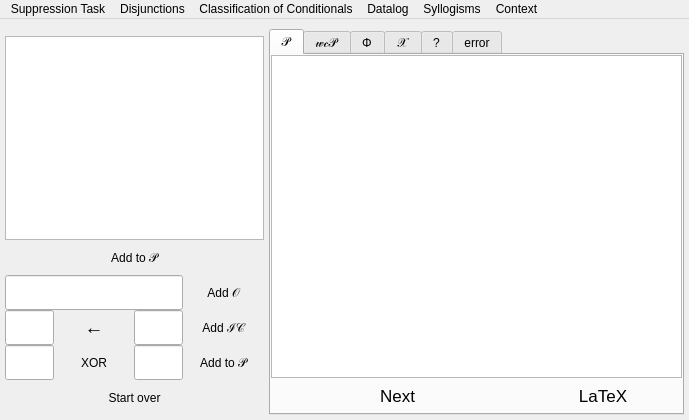
<?xml version="1.0" encoding="UTF-8"?>
<ui version="4.0">
 <class>MainWindow</class>
 <widget class="QMainWindow" name="MainWindow">
  <property name="enabled">
   <bool>true</bool>
  </property>
  <property name="geometry">
   <rect>
    <x>0</x>
    <y>0</y>
    <width>689</width>
    <height>420</height>
   </rect>
  </property>
  <property name="sizePolicy">
   <sizepolicy hsizetype="Expanding" vsizetype="Expanding">
    <horstretch>0</horstretch>
    <verstretch>0</verstretch>
   </sizepolicy>
  </property>
  <property name="minimumSize">
   <size>
    <width>530</width>
    <height>420</height>
   </size>
  </property>
  <property name="windowTitle">
   <string>WCS Reasoner</string>
  </property>
  <property name="tabShape">
   <enum>QTabWidget::Rounded</enum>
  </property>
  <property name="unifiedTitleAndToolBarOnMac">
   <bool>true</bool>
  </property>
  <widget class="QWidget" name="centralwidget">
   <property name="sizePolicy">
    <sizepolicy hsizetype="Expanding" vsizetype="Expanding">
     <horstretch>0</horstretch>
     <verstretch>0</verstretch>
    </sizepolicy>
   </property>
   <property name="minimumSize">
    <size>
     <width>400</width>
     <height>397</height>
    </size>
   </property>
   <layout class="QHBoxLayout" name="horizontalLayout" stretch="5,8">
    <property name="spacing">
     <number>5</number>
    </property>
    <property name="leftMargin">
     <number>5</number>
    </property>
    <property name="topMargin">
     <number>10</number>
    </property>
    <property name="rightMargin">
     <number>5</number>
    </property>
    <property name="bottomMargin">
     <number>5</number>
    </property>
    <item>
     <layout class="QGridLayout" name="gridLayout">
      <property name="topMargin">
       <number>7</number>
      </property>
      <property name="spacing">
       <number>0</number>
      </property>
      <item row="4" column="0" colspan="3">
       <widget class="QLineEdit" name="observation_line_edit">
        <property name="sizePolicy">
         <sizepolicy hsizetype="MinimumExpanding" vsizetype="Fixed">
          <horstretch>0</horstretch>
          <verstretch>0</verstretch>
         </sizepolicy>
        </property>
        <property name="minimumSize">
         <size>
          <width>0</width>
          <height>35</height>
         </size>
        </property>
        <property name="font">
         <font>
          <pointsize>14</pointsize>
         </font>
        </property>
       </widget>
      </item>
      <item row="7" column="2">
       <widget class="QLineEdit" name="disjunction_line_edit_right">
        <property name="sizePolicy">
         <sizepolicy hsizetype="Expanding" vsizetype="Fixed">
          <horstretch>0</horstretch>
          <verstretch>0</verstretch>
         </sizepolicy>
        </property>
        <property name="minimumSize">
         <size>
          <width>10</width>
          <height>35</height>
         </size>
        </property>
        <property name="font">
         <font>
          <pointsize>14</pointsize>
         </font>
        </property>
       </widget>
      </item>
      <item row="5" column="3">
       <widget class="QPushButton" name="input_constraint_button">
        <property name="enabled">
         <bool>true</bool>
        </property>
        <property name="sizePolicy">
         <sizepolicy hsizetype="Expanding" vsizetype="Fixed">
          <horstretch>0</horstretch>
          <verstretch>0</verstretch>
         </sizepolicy>
        </property>
        <property name="minimumSize">
         <size>
          <width>81</width>
          <height>35</height>
         </size>
        </property>
        <property name="toolTip">
         <string>Add intergrity constraint</string>
        </property>
        <property name="text">
         <string>Add ℐ𝒞</string>
        </property>
        <property name="flat">
         <bool>true</bool>
        </property>
       </widget>
      </item>
      <item row="4" column="3">
       <widget class="QPushButton" name="input_observation_button">
        <property name="sizePolicy">
         <sizepolicy hsizetype="Expanding" vsizetype="Fixed">
          <horstretch>0</horstretch>
          <verstretch>0</verstretch>
         </sizepolicy>
        </property>
        <property name="minimumSize">
         <size>
          <width>81</width>
          <height>35</height>
         </size>
        </property>
        <property name="toolTip">
         <string>Add obsevration</string>
        </property>
        <property name="autoFillBackground">
         <bool>true</bool>
        </property>
        <property name="text">
         <string>Add 𝒪</string>
        </property>
        <property name="flat">
         <bool>true</bool>
        </property>
       </widget>
      </item>
      <item row="5" column="0">
       <widget class="QLineEdit" name="constraint_left_head_line_edit">
        <property name="enabled">
         <bool>true</bool>
        </property>
        <property name="sizePolicy">
         <sizepolicy hsizetype="Expanding" vsizetype="Fixed">
          <horstretch>0</horstretch>
          <verstretch>0</verstretch>
         </sizepolicy>
        </property>
        <property name="minimumSize">
         <size>
          <width>10</width>
          <height>35</height>
         </size>
        </property>
        <property name="font">
         <font>
          <pointsize>14</pointsize>
         </font>
        </property>
       </widget>
      </item>
      <item row="9" column="0" colspan="4">
       <widget class="QPushButton" name="clear_program_button">
        <property name="sizePolicy">
         <sizepolicy hsizetype="MinimumExpanding" vsizetype="Fixed">
          <horstretch>0</horstretch>
          <verstretch>0</verstretch>
         </sizepolicy>
        </property>
        <property name="minimumSize">
         <size>
          <width>0</width>
          <height>35</height>
         </size>
        </property>
        <property name="toolTip">
         <string/>
        </property>
        <property name="text">
         <string>Start over</string>
        </property>
        <property name="flat">
         <bool>true</bool>
        </property>
       </widget>
      </item>
      <item row="5" column="2">
       <widget class="QLineEdit" name="constraint_right_body_line_edit">
        <property name="enabled">
         <bool>true</bool>
        </property>
        <property name="sizePolicy">
         <sizepolicy hsizetype="Expanding" vsizetype="Fixed">
          <horstretch>0</horstretch>
          <verstretch>0</verstretch>
         </sizepolicy>
        </property>
        <property name="minimumSize">
         <size>
          <width>10</width>
          <height>35</height>
         </size>
        </property>
        <property name="font">
         <font>
          <pointsize>14</pointsize>
         </font>
        </property>
       </widget>
      </item>
      <item row="7" column="0">
       <widget class="QLineEdit" name="disjunction_line_edit_left">
        <property name="sizePolicy">
         <sizepolicy hsizetype="Expanding" vsizetype="Fixed">
          <horstretch>0</horstretch>
          <verstretch>0</verstretch>
         </sizepolicy>
        </property>
        <property name="minimumSize">
         <size>
          <width>10</width>
          <height>35</height>
         </size>
        </property>
        <property name="font">
         <font>
          <pointsize>14</pointsize>
         </font>
        </property>
       </widget>
      </item>
      <item row="0" column="0" colspan="4">
       <widget class="QPlainTextEdit" name="input_program_text_edit">
        <property name="sizePolicy">
         <sizepolicy hsizetype="MinimumExpanding" vsizetype="Expanding">
          <horstretch>0</horstretch>
          <verstretch>0</verstretch>
         </sizepolicy>
        </property>
        <property name="minimumSize">
         <size>
          <width>0</width>
          <height>0</height>
         </size>
        </property>
        <property name="font">
         <font>
          <pointsize>12</pointsize>
         </font>
        </property>
        <property name="styleSheet">
         <string notr="true"/>
        </property>
        <property name="placeholderText">
         <string/>
        </property>
       </widget>
      </item>
      <item row="7" column="3">
       <widget class="QPushButton" name="input_disjunction_button">
        <property name="sizePolicy">
         <sizepolicy hsizetype="Expanding" vsizetype="Fixed">
          <horstretch>0</horstretch>
          <verstretch>0</verstretch>
         </sizepolicy>
        </property>
        <property name="minimumSize">
         <size>
          <width>81</width>
          <height>35</height>
         </size>
        </property>
        <property name="toolTip">
         <string>Add Disjunction</string>
        </property>
        <property name="text">
         <string>Add to 𝒫</string>
        </property>
        <property name="flat">
         <bool>true</bool>
        </property>
       </widget>
      </item>
      <item row="3" column="0" colspan="4">
       <widget class="QPushButton" name="input_program_button">
        <property name="sizePolicy">
         <sizepolicy hsizetype="Expanding" vsizetype="Fixed">
          <horstretch>0</horstretch>
          <verstretch>0</verstretch>
         </sizepolicy>
        </property>
        <property name="minimumSize">
         <size>
          <width>0</width>
          <height>35</height>
         </size>
        </property>
        <property name="autoFillBackground">
         <bool>true</bool>
        </property>
        <property name="text">
         <string>Add to 𝒫</string>
        </property>
        <property name="flat">
         <bool>true</bool>
        </property>
       </widget>
      </item>
      <item row="7" column="1">
       <widget class="QPushButton" name="exclusive_button">
        <property name="sizePolicy">
         <sizepolicy hsizetype="Minimum" vsizetype="Fixed">
          <horstretch>0</horstretch>
          <verstretch>0</verstretch>
         </sizepolicy>
        </property>
        <property name="minimumSize">
         <size>
          <width>0</width>
          <height>35</height>
         </size>
        </property>
        <property name="text">
         <string>XOR</string>
        </property>
        <property name="checkable">
         <bool>true</bool>
        </property>
        <property name="flat">
         <bool>true</bool>
        </property>
       </widget>
      </item>
      <item row="5" column="1">
       <widget class="QLabel" name="reverse_label_4">
        <property name="enabled">
         <bool>true</bool>
        </property>
        <property name="sizePolicy">
         <sizepolicy hsizetype="Minimum" vsizetype="Fixed">
          <horstretch>0</horstretch>
          <verstretch>0</verstretch>
         </sizepolicy>
        </property>
        <property name="minimumSize">
         <size>
          <width>0</width>
          <height>35</height>
         </size>
        </property>
        <property name="font">
         <font>
          <pointsize>14</pointsize>
         </font>
        </property>
        <property name="text">
         <string>←</string>
        </property>
        <property name="alignment">
         <set>Qt::AlignCenter</set>
        </property>
       </widget>
      </item>
     </layout>
    </item>
    <item>
     <widget class="QTabWidget" name="tabWidget">
      <property name="sizePolicy">
       <sizepolicy hsizetype="MinimumExpanding" vsizetype="Expanding">
        <horstretch>0</horstretch>
        <verstretch>0</verstretch>
       </sizepolicy>
      </property>
      <property name="minimumSize">
       <size>
        <width>0</width>
        <height>0</height>
       </size>
      </property>
      <property name="toolTip">
       <string/>
      </property>
      <property name="currentIndex">
       <number>0</number>
      </property>
      <property name="elideMode">
       <enum>Qt::ElideNone</enum>
      </property>
      <property name="tabsClosable">
       <bool>false</bool>
      </property>
      <widget class="QWidget" name="Ptab">
       <property name="font">
        <font>
         <pointsize>16</pointsize>
        </font>
       </property>
       <attribute name="title">
        <string>𝒫</string>
       </attribute>
       <attribute name="toolTip">
        <string>Program</string>
       </attribute>
       <layout class="QVBoxLayout" name="verticalLayout">
        <property name="spacing">
         <number>0</number>
        </property>
        <property name="leftMargin">
         <number>0</number>
        </property>
        <property name="topMargin">
         <number>0</number>
        </property>
        <property name="rightMargin">
         <number>0</number>
        </property>
        <property name="bottomMargin">
         <number>0</number>
        </property>
        <item>
         <widget class="QTextEdit" name="PTextEdit">
          <property name="sizePolicy">
           <sizepolicy hsizetype="Expanding" vsizetype="Expanding">
            <horstretch>0</horstretch>
            <verstretch>0</verstretch>
           </sizepolicy>
          </property>
          <property name="styleSheet">
           <string notr="true"/>
          </property>
          <property name="readOnly">
           <bool>true</bool>
          </property>
         </widget>
        </item>
        <item>
         <layout class="QHBoxLayout" name="horizontalLayout_2" stretch="8,5">
          <item>
           <widget class="QPushButton" name="to_wc_button">
            <property name="enabled">
             <bool>true</bool>
            </property>
            <property name="sizePolicy">
             <sizepolicy hsizetype="Expanding" vsizetype="Fixed">
              <horstretch>0</horstretch>
              <verstretch>0</verstretch>
             </sizepolicy>
            </property>
            <property name="minimumSize">
             <size>
              <width>0</width>
              <height>35</height>
             </size>
            </property>
            <property name="font">
             <font>
              <pointsize>13</pointsize>
             </font>
            </property>
            <property name="toolTip">
             <string>Ground and weakly complete</string>
            </property>
            <property name="text">
             <string>Next</string>
            </property>
            <property name="flat">
             <bool>true</bool>
            </property>
           </widget>
          </item>
          <item>
           <widget class="QPushButton" name="p_latex">
            <property name="minimumSize">
             <size>
              <width>0</width>
              <height>35</height>
             </size>
            </property>
            <property name="font">
             <font>
              <pointsize>13</pointsize>
             </font>
            </property>
            <property name="text">
             <string>LaTeX</string>
            </property>
            <property name="checkable">
             <bool>true</bool>
            </property>
            <property name="flat">
             <bool>true</bool>
            </property>
           </widget>
          </item>
         </layout>
        </item>
       </layout>
      </widget>
      <widget class="QWidget" name="wcPtab">
       <property name="font">
        <font>
         <pointsize>16</pointsize>
        </font>
       </property>
       <attribute name="title">
        <string>𝓌𝒸𝒫</string>
       </attribute>
       <attribute name="toolTip">
        <string>Weak Completion of the Program</string>
       </attribute>
       <layout class="QVBoxLayout" name="verticalLayout_3">
        <property name="spacing">
         <number>0</number>
        </property>
        <property name="leftMargin">
         <number>0</number>
        </property>
        <property name="topMargin">
         <number>0</number>
        </property>
        <property name="rightMargin">
         <number>0</number>
        </property>
        <property name="bottomMargin">
         <number>0</number>
        </property>
        <item>
         <widget class="QTextEdit" name="wcPTextEdit">
          <property name="minimumSize">
           <size>
            <width>250</width>
            <height>0</height>
           </size>
          </property>
          <property name="styleSheet">
           <string notr="true"/>
          </property>
          <property name="readOnly">
           <bool>true</bool>
          </property>
         </widget>
        </item>
        <item>
         <layout class="QHBoxLayout" name="horizontalLayout_3" stretch="8,3,2">
          <item>
           <widget class="QPushButton" name="to_phi_button">
            <property name="enabled">
             <bool>true</bool>
            </property>
            <property name="minimumSize">
             <size>
              <width>0</width>
              <height>35</height>
             </size>
            </property>
            <property name="maximumSize">
             <size>
              <width>16777215</width>
              <height>35</height>
             </size>
            </property>
            <property name="font">
             <font>
              <pointsize>13</pointsize>
             </font>
            </property>
            <property name="toolTip">
             <string>Find fixed point</string>
            </property>
            <property name="text">
             <string>Next</string>
            </property>
            <property name="flat">
             <bool>true</bool>
            </property>
           </widget>
          </item>
          <item>
           <widget class="QPushButton" name="contraction_button">
            <property name="minimumSize">
             <size>
              <width>85</width>
              <height>35</height>
             </size>
            </property>
            <property name="maximumSize">
             <size>
              <width>16777215</width>
              <height>35</height>
             </size>
            </property>
            <property name="font">
             <font>
              <pointsize>13</pointsize>
             </font>
            </property>
            <property name="toolTip">
             <string>Enter starting interpretation</string>
            </property>
            <property name="text">
             <string>Starting ℐ</string>
            </property>
            <property name="flat">
             <bool>true</bool>
            </property>
           </widget>
          </item>
          <item>
           <widget class="QPushButton" name="wcP_latex">
            <property name="minimumSize">
             <size>
              <width>0</width>
              <height>35</height>
             </size>
            </property>
            <property name="maximumSize">
             <size>
              <width>16777215</width>
              <height>35</height>
             </size>
            </property>
            <property name="font">
             <font>
              <pointsize>13</pointsize>
             </font>
            </property>
            <property name="text">
             <string>LaTeX</string>
            </property>
            <property name="checkable">
             <bool>true</bool>
            </property>
            <property name="flat">
             <bool>true</bool>
            </property>
           </widget>
          </item>
         </layout>
        </item>
       </layout>
      </widget>
      <widget class="QWidget" name="Phitab">
       <property name="font">
        <font>
         <pointsize>16</pointsize>
        </font>
       </property>
       <attribute name="title">
        <string>Φ</string>
       </attribute>
       <attribute name="toolTip">
        <string>Semantic Operator. Find the fixed point. Find the least model.</string>
       </attribute>
       <layout class="QVBoxLayout" name="verticalLayout_4">
        <property name="spacing">
         <number>0</number>
        </property>
        <property name="leftMargin">
         <number>0</number>
        </property>
        <property name="topMargin">
         <number>0</number>
        </property>
        <property name="rightMargin">
         <number>0</number>
        </property>
        <property name="bottomMargin">
         <number>0</number>
        </property>
        <item>
         <widget class="QTextEdit" name="PhiTextEdit">
          <property name="styleSheet">
           <string notr="true"/>
          </property>
          <property name="readOnly">
           <bool>true</bool>
          </property>
         </widget>
        </item>
        <item>
         <layout class="QHBoxLayout" name="horizontalLayout_4" stretch="8,5">
          <item>
           <widget class="QPushButton" name="to_x_button">
            <property name="enabled">
             <bool>true</bool>
            </property>
            <property name="minimumSize">
             <size>
              <width>0</width>
              <height>35</height>
             </size>
            </property>
            <property name="font">
             <font>
              <pointsize>13</pointsize>
             </font>
            </property>
            <property name="toolTip">
             <string>Skeptical abduction</string>
            </property>
            <property name="text">
             <string>Next</string>
            </property>
            <property name="flat">
             <bool>true</bool>
            </property>
           </widget>
          </item>
          <item>
           <widget class="QPushButton" name="phi_latex">
            <property name="minimumSize">
             <size>
              <width>0</width>
              <height>35</height>
             </size>
            </property>
            <property name="font">
             <font>
              <pointsize>13</pointsize>
             </font>
            </property>
            <property name="text">
             <string>LaTeX</string>
            </property>
            <property name="checkable">
             <bool>true</bool>
            </property>
            <property name="flat">
             <bool>true</bool>
            </property>
           </widget>
          </item>
         </layout>
        </item>
       </layout>
      </widget>
      <widget class="QWidget" name="Xtab">
       <property name="font">
        <font>
         <pointsize>16</pointsize>
        </font>
       </property>
       <attribute name="title">
        <string>𝒳</string>
       </attribute>
       <attribute name="toolTip">
        <string>Abduction: reason skeptically</string>
       </attribute>
       <layout class="QVBoxLayout" name="verticalLayout_5">
        <property name="spacing">
         <number>0</number>
        </property>
        <property name="leftMargin">
         <number>0</number>
        </property>
        <property name="topMargin">
         <number>0</number>
        </property>
        <property name="rightMargin">
         <number>0</number>
        </property>
        <property name="bottomMargin">
         <number>0</number>
        </property>
        <item>
         <widget class="QTextEdit" name="XTextEdit">
          <property name="styleSheet">
           <string notr="true"/>
          </property>
          <property name="readOnly">
           <bool>true</bool>
          </property>
         </widget>
        </item>
        <item>
         <widget class="QPushButton" name="x_latex">
          <property name="minimumSize">
           <size>
            <width>0</width>
            <height>35</height>
           </size>
          </property>
          <property name="font">
           <font>
            <pointsize>13</pointsize>
           </font>
          </property>
          <property name="text">
           <string>LaTeX</string>
          </property>
          <property name="checkable">
           <bool>true</bool>
          </property>
          <property name="flat">
           <bool>true</bool>
          </property>
         </widget>
        </item>
       </layout>
      </widget>
      <widget class="QWidget" name="help_tab">
       <attribute name="title">
        <string>?</string>
       </attribute>
       <layout class="QVBoxLayout" name="verticalLayout_6">
        <property name="spacing">
         <number>0</number>
        </property>
        <property name="leftMargin">
         <number>0</number>
        </property>
        <property name="topMargin">
         <number>0</number>
        </property>
        <property name="rightMargin">
         <number>0</number>
        </property>
        <property name="bottomMargin">
         <number>0</number>
        </property>
        <item>
         <widget class="QTextEdit" name="help_textEdit">
          <property name="font">
           <font>
            <pointsize>14</pointsize>
           </font>
          </property>
          <property name="styleSheet">
           <string notr="true"/>
          </property>
          <property name="readOnly">
           <bool>true</bool>
          </property>
         </widget>
        </item>
        <item>
         <widget class="QPushButton" name="open_PDF_button">
          <property name="enabled">
           <bool>true</bool>
          </property>
          <property name="minimumSize">
           <size>
            <width>0</width>
            <height>35</height>
           </size>
          </property>
          <property name="text">
           <string>Open manual (soon)</string>
          </property>
          <property name="flat">
           <bool>true</bool>
          </property>
         </widget>
        </item>
       </layout>
      </widget>
      <widget class="QWidget" name="error_tab">
       <property name="enabled">
        <bool>true</bool>
       </property>
       <attribute name="title">
        <string>error</string>
       </attribute>
       <layout class="QVBoxLayout" name="verticalLayout_7">
        <property name="spacing">
         <number>0</number>
        </property>
        <property name="leftMargin">
         <number>0</number>
        </property>
        <property name="topMargin">
         <number>0</number>
        </property>
        <property name="rightMargin">
         <number>0</number>
        </property>
        <property name="bottomMargin">
         <number>0</number>
        </property>
        <item>
         <widget class="QTextEdit" name="error_textEdit">
          <property name="font">
           <font>
            <pointsize>14</pointsize>
           </font>
          </property>
          <property name="styleSheet">
           <string notr="true"/>
          </property>
          <property name="readOnly">
           <bool>true</bool>
          </property>
         </widget>
        </item>
       </layout>
      </widget>
     </widget>
    </item>
   </layout>
  </widget>
  <widget class="QMenuBar" name="menubar">
   <property name="geometry">
    <rect>
     <x>0</x>
     <y>0</y>
     <width>689</width>
     <height>24</height>
    </rect>
   </property>
   <widget class="QMenu" name="menuSuppression_Task">
    <property name="title">
     <string>Suppression Task</string>
    </property>
    <addaction name="action1_AA"/>
    <addaction name="action2_AA_ALT"/>
    <addaction name="action3_AA_ADD"/>
    <addaction name="action4_DA"/>
    <addaction name="action5_DA_ALT"/>
    <addaction name="action6_DA_ADD"/>
    <addaction name="action7_AC"/>
    <addaction name="action8_AC_ALT"/>
    <addaction name="action9_AC_ADD"/>
    <addaction name="action10_DC"/>
    <addaction name="action11_DC_ALT"/>
    <addaction name="action12_DC_ADD"/>
   </widget>
   <widget class="QMenu" name="menuDisjunctions">
    <property name="title">
     <string>Disjunctions</string>
    </property>
    <addaction name="actionExample_1"/>
    <addaction name="actionExample_2"/>
    <addaction name="actionExample_3"/>
    <addaction name="actionExample_4"/>
    <addaction name="actionExample_5"/>
    <addaction name="actionExample_6"/>
   </widget>
   <widget class="QMenu" name="menuClassification_of_Conditionals">
    <property name="title">
     <string>Classification of Conditionals</string>
    </property>
    <addaction name="action1_AA_both"/>
    <addaction name="action2_DA_both"/>
    <addaction name="action3_AC_non_necessary"/>
    <addaction name="action4_DC_factual"/>
   </widget>
   <widget class="QMenu" name="menuDatalog">
    <property name="title">
     <string>Datalog</string>
    </property>
    <addaction name="action1_Birds_Explicit"/>
    <addaction name="action2_Birds_Implicit"/>
   </widget>
   <widget class="QMenu" name="menuSyllogisms">
    <property name="title">
     <string>Syllogisms</string>
    </property>
    <addaction name="action1_IA2"/>
    <addaction name="action2_OA4"/>
    <addaction name="action3_IE4"/>
   </widget>
   <widget class="QMenu" name="menuContext">
    <property name="title">
     <string>Context</string>
    </property>
    <addaction name="actionTweety_by_Default"/>
    <addaction name="actionTweety_is_a_Penguin"/>
    <addaction name="actionTweety_has_Wings"/>
    <addaction name="actionNon_monotonic"/>
   </widget>
   <addaction name="menuSuppression_Task"/>
   <addaction name="menuDisjunctions"/>
   <addaction name="menuClassification_of_Conditionals"/>
   <addaction name="menuDatalog"/>
   <addaction name="menuSyllogisms"/>
   <addaction name="menuContext"/>
  </widget>
  <action name="action1_AA">
   <property name="text">
    <string>1. AA</string>
   </property>
  </action>
  <action name="action2_AA_ALT">
   <property name="text">
    <string>2. AA &amp;&amp; ALT</string>
   </property>
  </action>
  <action name="action3_AA_ADD">
   <property name="text">
    <string>3. AA &amp;&amp; ADD</string>
   </property>
  </action>
  <action name="action4_DA">
   <property name="text">
    <string>4. DA</string>
   </property>
  </action>
  <action name="action5_DA_ALT">
   <property name="text">
    <string>5. DA &amp;&amp; ALT</string>
   </property>
  </action>
  <action name="action6_DA_ADD">
   <property name="text">
    <string>6. DA &amp;&amp; ADD</string>
   </property>
  </action>
  <action name="action7_AC">
   <property name="text">
    <string>7. AC</string>
   </property>
  </action>
  <action name="action8_AC_ALT">
   <property name="text">
    <string>8. AC &amp;&amp; ALT</string>
   </property>
  </action>
  <action name="action9_AC_ADD">
   <property name="text">
    <string>9. AC &amp;&amp; ADD</string>
   </property>
  </action>
  <action name="action10_DC">
   <property name="text">
    <string>10. DC</string>
   </property>
  </action>
  <action name="action11_DC_ALT">
   <property name="text">
    <string>11. DC &amp;&amp; ALT</string>
   </property>
  </action>
  <action name="action12_DC_ADD">
   <property name="text">
    <string>12. DC &amp;&amp; ADD</string>
   </property>
  </action>
  <action name="actionExample_1">
   <property name="text">
    <string>Example 1</string>
   </property>
  </action>
  <action name="actionExample_2">
   <property name="text">
    <string>Example 2</string>
   </property>
  </action>
  <action name="actionExample_3">
   <property name="text">
    <string>Example 3</string>
   </property>
  </action>
  <action name="actionExample_4">
   <property name="text">
    <string>Example 4</string>
   </property>
  </action>
  <action name="actionExample_5">
   <property name="text">
    <string>Example 5</string>
   </property>
  </action>
  <action name="actionExample_6">
   <property name="text">
    <string>Example 6</string>
   </property>
  </action>
  <action name="action3_AC_non_necessary">
   <property name="text">
    <string>3. AC non-necessary</string>
   </property>
  </action>
  <action name="action4_DC_factual">
   <property name="text">
    <string>4. DC factual</string>
   </property>
  </action>
  <action name="action1_AA_both">
   <property name="text">
    <string>1. AA both</string>
   </property>
  </action>
  <action name="action2_DA_both">
   <property name="text">
    <string>2. DA both</string>
   </property>
  </action>
  <action name="action1_Birds_Explicit">
   <property name="text">
    <string>1. Birds Explicit</string>
   </property>
  </action>
  <action name="action2_Birds_Implicit">
   <property name="text">
    <string>2. Birds Implicit</string>
   </property>
  </action>
  <action name="action1_IA2">
   <property name="text">
    <string>1. IA2</string>
   </property>
  </action>
  <action name="action2_OA4">
   <property name="text">
    <string>2. OA4</string>
   </property>
  </action>
  <action name="action3_IE4">
   <property name="text">
    <string>3. IE4</string>
   </property>
  </action>
  <action name="actionTweety_by_Default">
   <property name="text">
    <string>Tweety by Default</string>
   </property>
  </action>
  <action name="actionTweety_is_a_Penguin">
   <property name="text">
    <string>Tweety is a Penguin</string>
   </property>
  </action>
  <action name="actionTweety_has_Wings">
   <property name="text">
    <string>Tweety has Wings</string>
   </property>
  </action>
  <action name="actionNon_monotonic">
   <property name="text">
    <string>Non-monotonic</string>
   </property>
  </action>
 </widget>
 <tabstops>
  <tabstop>input_program_text_edit</tabstop>
  <tabstop>observation_line_edit</tabstop>
  <tabstop>constraint_left_head_line_edit</tabstop>
  <tabstop>constraint_right_body_line_edit</tabstop>
  <tabstop>disjunction_line_edit_left</tabstop>
  <tabstop>exclusive_button</tabstop>
  <tabstop>disjunction_line_edit_right</tabstop>
  <tabstop>tabWidget</tabstop>
  <tabstop>PTextEdit</tabstop>
  <tabstop>input_observation_button</tabstop>
  <tabstop>input_program_button</tabstop>
  <tabstop>clear_program_button</tabstop>
  <tabstop>input_constraint_button</tabstop>
  <tabstop>to_wc_button</tabstop>
  <tabstop>p_latex</tabstop>
  <tabstop>input_disjunction_button</tabstop>
  <tabstop>PhiTextEdit</tabstop>
  <tabstop>open_PDF_button</tabstop>
  <tabstop>error_textEdit</tabstop>
  <tabstop>wcPTextEdit</tabstop>
  <tabstop>XTextEdit</tabstop>
  <tabstop>help_textEdit</tabstop>
  <tabstop>to_phi_button</tabstop>
  <tabstop>contraction_button</tabstop>
  <tabstop>wcP_latex</tabstop>
  <tabstop>to_x_button</tabstop>
  <tabstop>phi_latex</tabstop>
  <tabstop>x_latex</tabstop>
 </tabstops>
 <resources>
  <include location="../r.qrc"/>
 </resources>
 <connections>
  <connection>
   <sender>observation_line_edit</sender>
   <signal>returnPressed()</signal>
   <receiver>input_observation_button</receiver>
   <slot>animateClick()</slot>
   <hints>
    <hint type="sourcelabel">
     <x>325</x>
     <y>445</y>
    </hint>
    <hint type="destinationlabel">
     <x>325</x>
     <y>496</y>
    </hint>
   </hints>
  </connection>
  <connection>
   <sender>disjunction_line_edit_left</sender>
   <signal>returnPressed()</signal>
   <receiver>disjunction_line_edit_right</receiver>
   <slot>selectAll()</slot>
   <hints>
    <hint type="sourcelabel">
     <x>65</x>
     <y>405</y>
    </hint>
    <hint type="destinationlabel">
     <x>205</x>
     <y>405</y>
    </hint>
   </hints>
  </connection>
  <connection>
   <sender>disjunction_line_edit_right</sender>
   <signal>returnPressed()</signal>
   <receiver>input_disjunction_button</receiver>
   <slot>animateClick()</slot>
   <hints>
    <hint type="sourcelabel">
     <x>205</x>
     <y>405</y>
    </hint>
    <hint type="destinationlabel">
     <x>320</x>
     <y>405</y>
    </hint>
   </hints>
  </connection>
  <connection>
   <sender>constraint_right_body_line_edit</sender>
   <signal>returnPressed()</signal>
   <receiver>input_constraint_button</receiver>
   <slot>animateClick()</slot>
   <hints>
    <hint type="sourcelabel">
     <x>180</x>
     <y>475</y>
    </hint>
    <hint type="destinationlabel">
     <x>320</x>
     <y>475</y>
    </hint>
   </hints>
  </connection>
  <connection>
   <sender>constraint_left_head_line_edit</sender>
   <signal>returnPressed()</signal>
   <receiver>constraint_right_body_line_edit</receiver>
   <slot>selectAll()</slot>
   <hints>
    <hint type="sourcelabel">
     <x>45</x>
     <y>475</y>
    </hint>
    <hint type="destinationlabel">
     <x>180</x>
     <y>475</y>
    </hint>
   </hints>
  </connection>
 </connections>
</ui>
